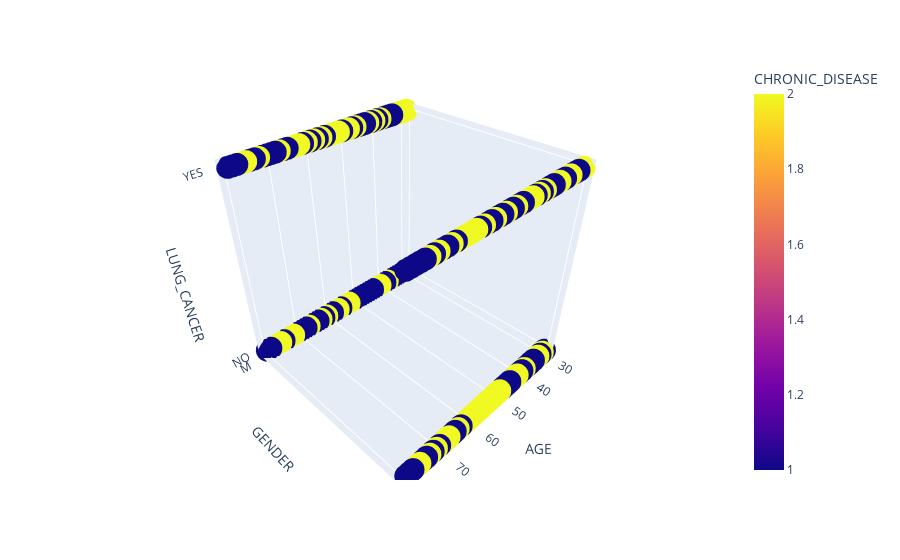

The notebook cell saved with this chart:
### Code cell
fig=px.scatter_3d(df,x='AGE',y='GENDER',z='LUNG_CANCER',color='CHRONIC_DISEASE')
fig.show()

### Figure 1 — Plotly figure (JSON) as saved in the notebook; plotly's stock layout.template omitted (floating-point values rounded to 4 significant figures; data arrays with more than 128 entries replaced by an {"elided": "..."} marker saying what was removed)
{"data": [{"hovertemplate": "AGE=%{x}<br>GENDER=%{y}<br>LUNG_CANCER=%{z}<br>CHRONIC_DISEASE=%{marker.color}<extra></extra>", "legendgroup": "", "marker": {"color": {"elided": "3000 int values"}, "coloraxis": "coloraxis", "symbol": "circle"}, "mode": "markers", "name": "", "scene": "scene", "showlegend": false, "type": "scatter3d", "x": {"elided": "3000 int values"}, "y": {"elided": "3000 str values"}, "z": {"elided": "3000 str values"}}], "layout": {"coloraxis": {"colorbar": {"title": {"text": "CHRONIC_DISEASE"}}, "colorscale": [[0, "#0d0887"], [0.1111, "#46039f"], [0.2222, "#7201a8"], [0.3333, "#9c179e"], [0.4444, "#bd3786"], [0.5556, "#d8576b"], [0.6667, "#ed7953"], [0.7778, "#fb9f3a"], [0.8889, "#fdca26"], [1, "#f0f921"]]}, "legend": {"tracegroupgap": 0}, "margin": {"t": 60}, "scene": {"domain": {"x": [0, 1], "y": [0, 1]}, "xaxis": {"title": {"text": "AGE"}}, "yaxis": {"title": {"text": "GENDER"}}, "zaxis": {"title": {"text": "LUNG_CANCER"}}}}}
